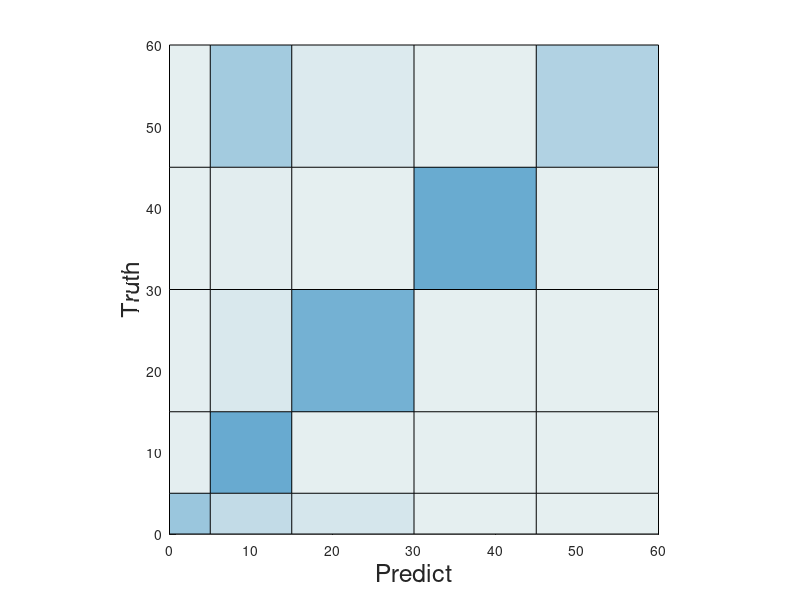

The MATLAB script that drew this image: (Note: this script raises an error after producing the figure.)
% Inputs
data = [ 90 43  20  0   0; ...
         39 4745    30  0   0; ...
         19 176 1581    0   0; ...
         0  1   0   40  0; ...
         0  56  8   0   44];

normalized_data = zeros(size(data));
for i = 1:size(data, 1)
    row = data(i, :);
    normalized_row = row / sum(row);
    normalized_data(i, :) = normalized_row;
end


% disp(normalized_data);

rowWidths = [5 10 15 15 15];
colWidths = [5 10 15 15 15];


%rowWidths = [10, 20];   %mm, one for each row of data; applied bottom to top
%colWidths = [5 15 20];  %mm, one for each col of data; applied left to right

% Produce figure
fig = figure(); 
ax = axes(fig); 

% Plot image
[xg,yg] = meshgrid([0,cumsum(colWidths)], [0,cumsum(rowWidths)]);
sh = surf(xg, yg, zeros(size(xg)), padarray(normalized_data,[1,1], 0, 'post'));

% Set colormap
n = 255;

% sky cmap
% cmap = [linspace(.9, 0, n)', linspace(.9447, .447, n)', linspace(.9741, .741, n)'];

% green cmap
% cmap = [linspace(0.9216, .2431,  n)', linspace(0.949, .6549, n)', linspace(0.9529, .3529, n)'];

% unify blue cmap
 cmap = [linspace(0.898039, 0.40784,  n)', linspace(0.93725, 0.666666, n)', linspace(0.941176, 0.815686, n)'];


disp(cmap);


%{
ano_cmap = [
            158 179 196
            182 194 160
            206 210 187
            230 226 181
            249 237 176
            243 218 152
            236 199 128
            231 179 106
            ];


normalized_cmap = zeros(size(ano_cmap));
for i = 1:size(ano_cmap, 1)
    row = ano_cmap(i, :);
    normalized_row = row / 255;
    normalized_cmap(i, :) = normalized_row;
end
%}

colormap(ax, cmap)
% cb = colorbar(ax, cmap);

axis tight
axis equal
view(2)

% Label X axis and Y axis
xlabel('Predict', 'FontSize', 18)
ylabel('Truth', 'FontSize', 18)


ax = gca;
ax.FontName = "Arial";
ax.XAxis.Label.Position(2) = -5.2;
ax.YAxis.Label.Position(1) = -6.2;


axis_mark = ["R9 G2" "R9 G4" "R9 G6" "R9 D0" "R10 G6" "R10 D0"];

% find rectangle centers
xCnt = xg(1:end-1,1:end-1) + diff(xg(1,:))/2;
yCnt = yg(1:end-1,1:end-1) + diff(yg(:,1))/2;

% Add markers for X axis
for i = 1:size(xCnt, 2)
    text(xCnt(1,i)-2, yg(1,1)-2.75, axis_mark(i), ...
        'HorizontalAlignment','center',...
        'VerticalAlignment','middle', ...
        'FontSize', 16, 'Rotation', 45);
end

% Add markers for Y axis
for i = 1:size(yCnt, 1)
    text(xg(1,1)-3.5, yCnt(i,1), axis_mark(i), ...
        'HorizontalAlignment','center',...
        'VerticalAlignment','middle', ...
        'FontSize', 16);
end


% Add label to each grid
th = text(xCnt(:), yCnt(:), compose('%.2f', normalized_data(:)), ...
    'HorizontalAlignment','center',...
    'VerticalAlignment','middle', ...
    'FontSize', 18, 'Color', 'black');

% Remove X axis tick labels
xticks([]); 
yticks([]);






